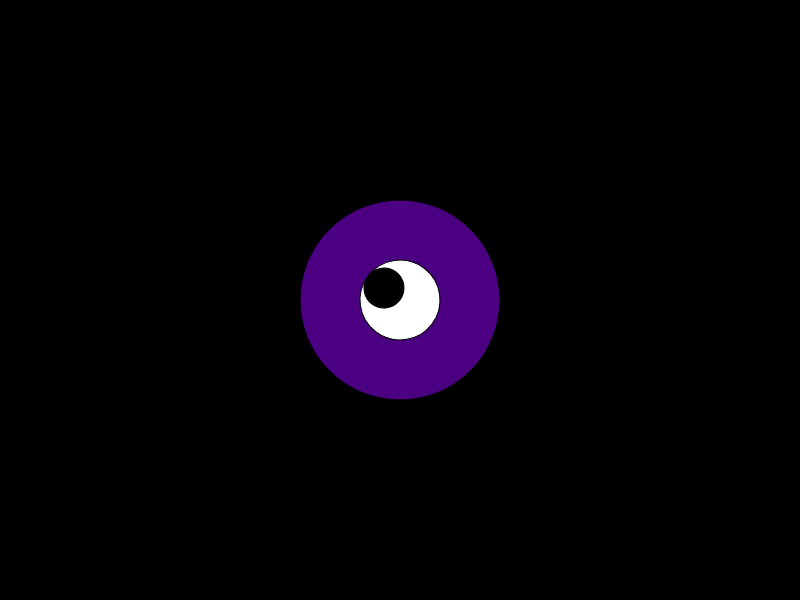
Frame 1 (no input)
Frame 60 (no input): identical to frame 1, image omitted
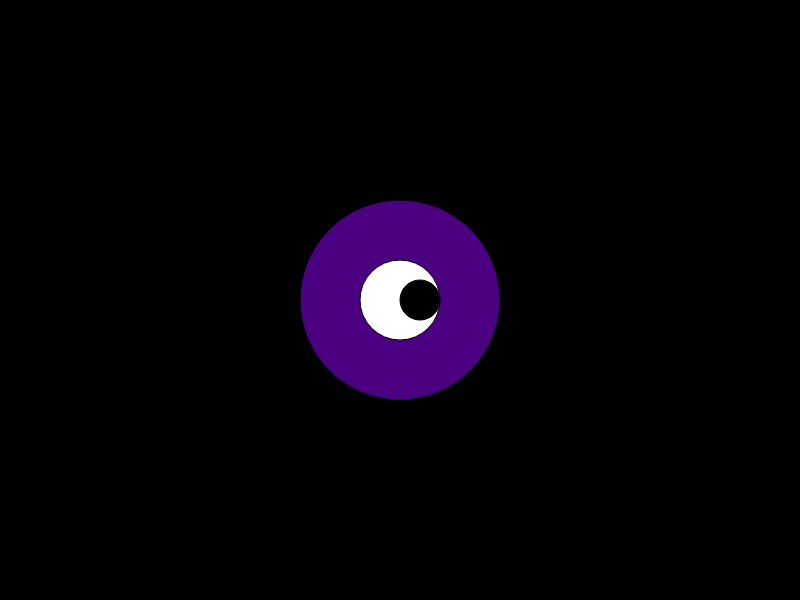
Frame 120 (the mouse pressed at the canvas centre since frame 60)

The p5.js sketch that drew these frames (run headless with seeded random() and noise() and a simulated clock; from frame 60 on, the mouse is pressed at the canvas centre):

// p5.js sketch
// ── sketch.js
function setup() {
  createCanvas(800, 600);
  angleMode(DEGREES);
}

let x;
let y;
let ang = 0;

function draw() {
  background(0);
 
  fill("Indigo");
  circle(400, 300, 200);
  
  fill("white");
  
 /* // left eye
  lx = 150;
  ly = 170;
  
  // distance (hypotenuse) between mouse and point
  let ld = sqrt((mouseX - lx)**2 + (mouseY - ly)**2)
  
  if (mouseX > lx){
    lang = asin((mouseY - ly) / ld);
  }else{
    lang = (90 - asin((mouseY - ly) / ld)) + 90;
  }
  push();
  translate(lx,ly);
  rotate(lang);
  ellipse(0,0,70,70);
  fill(0);
   circle(20,0,30);
  pop();
  */
  // right eye
  x = 400;
  y = 300;
  
  // distance (hypotenuse) between mouse and point
  let rd = sqrt((mouseX - x)**2 + (mouseY - y)**2)
  
  if (mouseX > x){
    rang = asin((mouseY - y) / rd);
  }else{
    rang = (90 - asin((mouseY - y) / rd)) + 90;
  }
  push();
  translate(x,y);
  rotate(rang);
  ellipse(0,0,80,80);
  fill(0);
  circle(20,0,40);
  pop();
}
